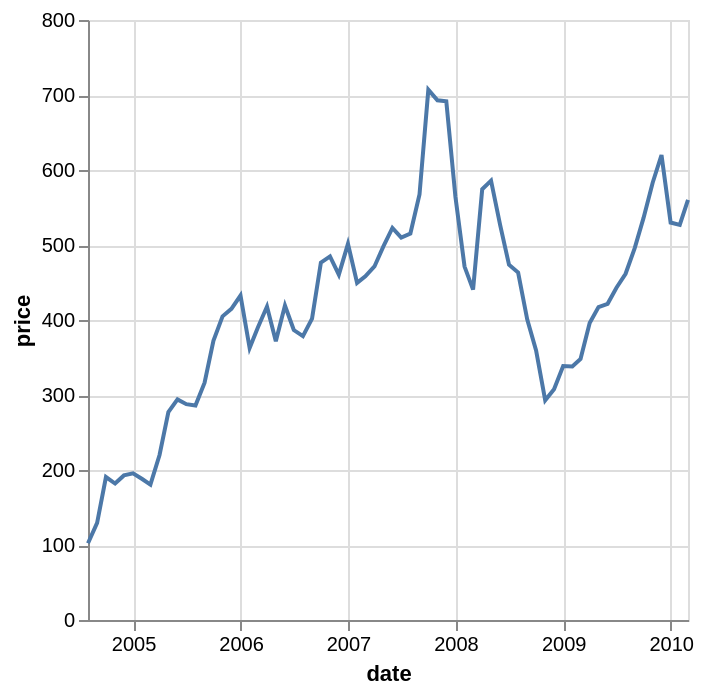

Here is the Vega-Lite specification saved for this chart:
### Vega-Lite specification from a JSON file in a GitHub repository (floating-point values rounded to 4 significant figures; data arrays with more than 128 entries replaced by an {"elided": "..."} marker saying what was removed)
{"$schema": "https://vega.github.io/schema/vega-lite/v4.json", "description": "Google's stock price over time.", "data": {"values": {"elided": "560 records"}}, "transform": [{"filter": "datum.symbol==='GOOG'"}], "mark": "line", "encoding": {"x": {"field": "date", "type": "temporal"}, "y": {"field": "price", "type": "quantitative"}}}
